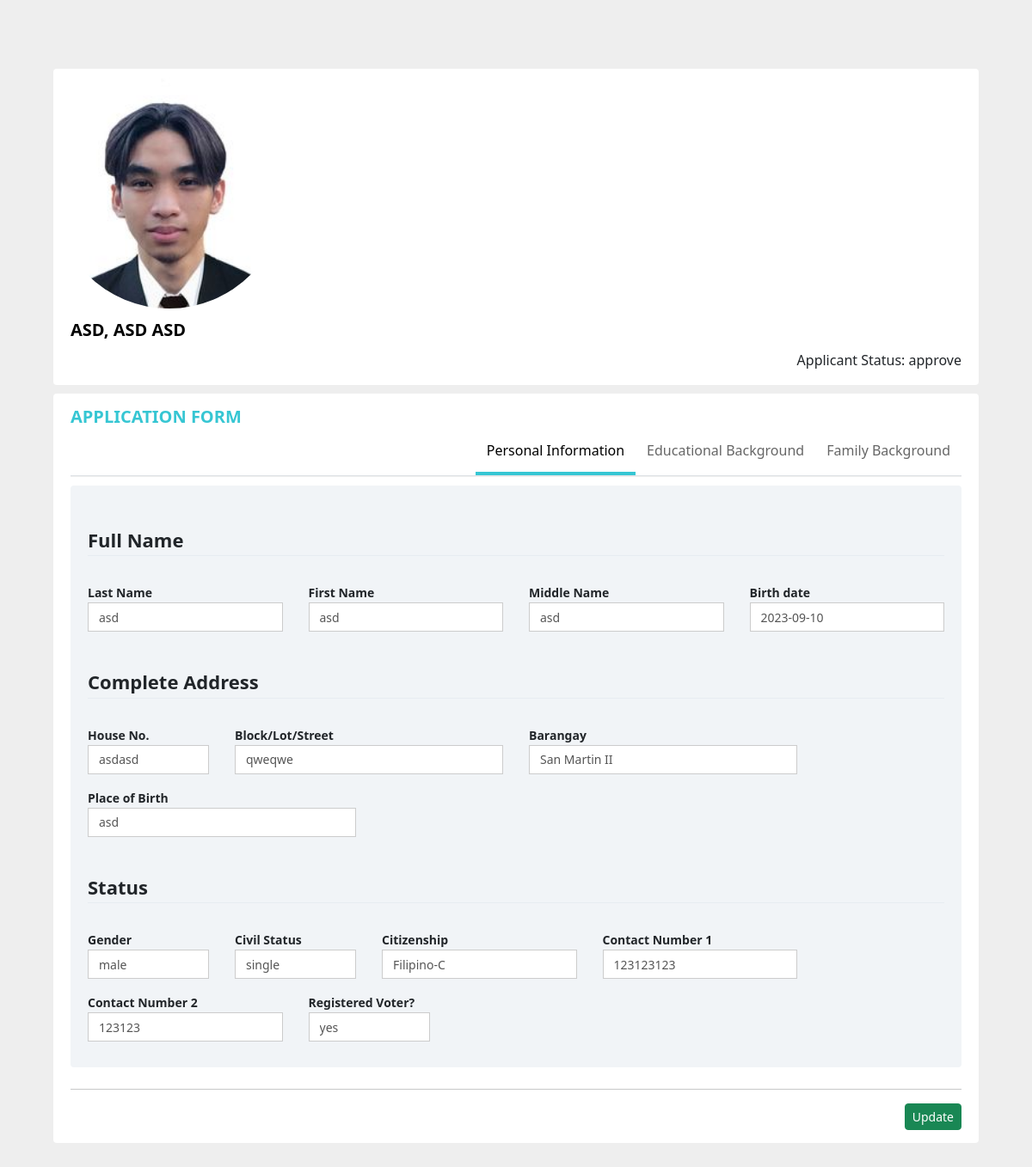
The page /pages/admin/applicantView.php?id=28 on the database its author committed.
### tables this page shows
CREATE TABLE `registration` (
  `applicant_id` int(11) NOT NULL,
  `fullName` varchar(255) NOT NULL,
  `lastName` varchar(50) NOT NULL,
  `firstName` varchar(50) NOT NULL,
  `middleName` varchar(50) NOT NULL,
  `status` varchar(100) DEFAULT NULL,
  `gender` varchar(10) NOT NULL,
  `civilStatus` varchar(10) NOT NULL,
  `voter` varchar(5) NOT NULL,
  `birthDate` date NOT NULL,
  `birthPlace` varchar(100) NOT NULL,
  `citizenship` varchar(10) NOT NULL,
  `fullAddress` varchar(255) NOT NULL,
  `houseAddress` varchar(100) NOT NULL,
  `streetAddress` varchar(100) NOT NULL,
  `barangayAddress` varchar(100) NOT NULL,
  `contactNum1` int(20) NOT NULL,
  `contactNum2` int(20) NOT NULL,
  `2x2Pic` varchar(255) NOT NULL,
  `signaturePic` varchar(255) NOT NULL,
  `schoolName` varchar(100) NOT NULL,
  `schoolAddress` varchar(100) NOT NULL,
  `schoolType` varchar(10) NOT NULL,
  `course` varchar(50) NOT NULL,
  `yearLevel` varchar(50) NOT NULL,
  `fatherName` varchar(100) NOT NULL,
  `fatherStatus` varchar(20) NOT NULL,
  `fatherAddress` varchar(100) NOT NULL,
  `fatherContact` int(20) NOT NULL,
  `fatherOccupation` varchar(50) NOT NULL,
  `fatherEduc` varchar(50) NOT NULL,
  `motherName` varchar(100) NOT NULL,
  `motherStatus` varchar(50) NOT NULL,
  `motherAddress` varchar(100) NOT NULL,
  `motherContact` int(20) NOT NULL,
  `motherOccupation` varchar(50) NOT NULL,
  `motherEduc` varchar(50) NOT NULL,
  `guardianName` varchar(100) NOT NULL,
  `guardianAddress` varchar(100) NOT NULL,
  `guardianContact` int(20) NOT NULL,
  `guardianOccupation` varchar(50) NOT NULL,
  `guardianEduc` varchar(50) NOT NULL,
  `sibling1` varchar(200) NOT NULL,
  `sibling2` varchar(200) NOT NULL,
  `sibling3` varchar(200) NOT NULL,
  `sibling4` varchar(200) NOT NULL,
  `sibling5` varchar(200) NOT NULL,
  `sibling6` varchar(200) NOT NULL,
  `sizeFamily` int(50) NOT NULL,
  `annualGross` int(100) NOT NULL
);

CREATE TABLE `registration_approval` (
  `action_id` int(100) NOT NULL,
  `application_id` int(100) NOT NULL,
  `action_type` varchar(50) NOT NULL,
  `date` datetime NOT NULL DEFAULT current_timestamp()
);

### pages/admin/applicantView.php (the view, shortened to what this page needs)
<?php
include '../include/dbConnection.php';
if (isset($_GET['id'])) {
    $applicantId = $_GET['id'];
    $sql = "SELECT * FROM registration WHERE applicant_id = '$applicantId'";
    $result = mysqli_query($conn, $sql);
    if ($result) {
        if (mysqli_num_rows($result) > 0) {
            $row = mysqli_fetch_assoc($result);
            extract($row);
        } else {
            echo "No row found with the specified ID.";
        }
    } else {
        echo "Error executing the query: " . mysqli_error($conn);
    }
} else {
    echo "No ID parameter found in the URL.";
}
?>
<!DOCTYPE html>
<html lang="en">
<head>
    <link href="https://cdn.jsdelivr.net/npm/bootstrap@5.3.0/dist/css/bootstrap.min.css" rel="stylesheet">
    <link rel="stylesheet" href="../../style/tabbing.css">
</head>
<body>
    <div class="container">
        <div class="profileBar">
            <div class="portlet light profileBar-portlet">
                <div class="profile-pic">
                    <img src="sample2x2.jpg" class="img-responsive">
                </div>
                <div class="profile-usertab">
                    <div class="profile-user-name text-uppercase"><?php echo $fullName ?>
                    </div>
                    <div class="actionBtn">
                        <?php if ($status == 'done') {
                            $status_sql = "SELECT * FROM registration_approval WHERE application_id = '$applicantId'";
                            $status_result = mysqli_query($conn, $status_sql);
                            if ($status_result) {
                                $row = mysqli_fetch_assoc($status_result);
                                if ($row) {
                                    $action = $row['action_type'];
                                    echo "Applicant Status: $action";
                                } else {
                                    echo "No action found for applicant with ID $applicantId";
                                }
                            } else {
                                echo "Error executing the query: " . mysqli_error($conn);
                            }
                        }
                        ?>
                    </div>
                </div>
            </div>
        </div>
        <div class="portlet light">
            <div class="portlet-title tabbable-line">
                <div class="caption caption-md">
                    <span class="caption-name font-color bold text-uppercase">Application Form</span>
                </div>
                <ul class="portletNav nav nav-tabs justify-content-end" id="myTab" role="tablist">
                    <li class="nav-item" role="presentation">
                        <button class="nav-link active" id="person-info" data-bs-toggle="tab" data-bs-target="#personInfo" type="button" role="tab" aria-controls="p-info" aria-selected="true">Personal Information</button>
                    </li>
                    <li class="nav-item" role="presentation">
                        <button class="nav-link" id="educ-bg" data-bs-toggle="tab" data-bs-target="#educBg" type="button" role="tab" aria-controls="e-background" aria-selected="false">Educational Background</button>
                    </li>
                    <li class="nav-item" role="presentation">
                        <button class="nav-link" id="family-bg" data-bs-toggle="tab" data-bs-target="#familyBg" type="button" role="tab" aria-controls="f-background" aria-selected="false">Family Background</button>
                    </li>
                </ul>
            </div>
            <div class="tab-content">
                <div class="tab-pane active" id="personInfo">
                    <form class="profile-form" role="form" autocomplete="on">
                        <div class="portletForm light bg-inverse">
                            <div class="portlet-body form">
                                <h4 class="form-section bold font">Full Name</h4>
                                <div class="row">
                                    <div class="col-md-3 col-sm-4">
                                        <div class="form-group">
                                            <label class="control-label bold font-xs">Last Name</label>
                                            <input type="text" class="form-control" name="l-name" id="l-name" value="<?php echo $lastName ?> " readonly>
                                        </div>
                                    </div>
                                    <div class="col-md-3 col-sm-4">
                                        <div class="form-group">
                                            <label class="control-label bold font-xs">First Name</label>
                                            <input type="text" class="form-control" name="f-name" id="f-name" value="<?php echo $firstName ?> " readonly>
                                        </div>
                                    </div>
                                    <div class="col-md-3 col-sm-4">
                                        <div class="form-group">
                                            <label class="control-label bold font-xs">Middle Name</label>
                                            <input type="text" class="form-control" name="m-name" id="m-name" value="<?php echo $middleName ?> " readonly>
                                        </div>
                                    </div>
                                    <div class="col-md-3">
                                        <div class="form-group">
                                            <label class="control-label bold font-xs">Birth date</label>
                                            <div class="input-group">
                                                <input type="text" class="form-control" name="b-date" id="b-date" value="<?php echo $birthDate ?> " readonly>
                                            </div>
                                        </div>
                                    </div>
                                </div>
                                <h4 class="form-section bold font">Complete Address</h4>
                                <div class="row">
                                    <div class="col-md-2">
                                        <div class="form-group">
                                            <label class="control-label bold font-xs">House No.</label>
                                            <input type="text" class="form-control" name="add-ress" id="add-ress" value="<?php echo $houseAddress ?> " readonly>
                                        </div>
                                    </div>
                                    <div class="col-md-4 col-sm-5">
                                        <div class="form-group">
                                            <label class="control-label bold font-xs">Block/Lot/Street</label>
                                            <input type="text" class="form-control" name="block-lot" id="block-lot" value="<?php echo $streetAddress ?> " readonly>
                                        </div>
                                    </div>
                                    <div class="col-md-4 col-sm-5">
                                        <div class="form-group">
                                            <label class="control-label bold font-xs">Barangay</label>
                                            <input type="text" class="form-control" name="street" id="street" value="<?php echo $barangayAddress ?> " readonly>
                                        </div>
                                    </div>
                                    <div class="col-md-4">
                                        <div class="form-group">
                                            <label class="control-label bold font-xs">Place of Birth</label>
                                            <input type="text" class="form-control" name="place-birth" id="place-birth" value="<?php echo $birthPlace ?> " readonly>
                                        </div>
                                    </div>
                                </div>
                                <h4 class="form-section bold font">Status</h4>
                                <div class="row">
                                    <div class="col-md-2 col-sm-3">
                                        <div class="form-group">
                                            <label class="control-label bold font-xs">Gender</label>
                                            <input type="text" class="form-control" name="place-birth" id="place-birth" value="<?php echo $gender ?> " readonly>
                                        </div>
                                    </div>
                                    <div class="col-md-2 col-sm-3">
                                        <div class="form-group">
                                            <label class="control-label bold font-xs">Civil Status</label>
                                            <input type="text" class="form-control" name="place-birth" id="place-birth" value="<?php echo $civilStatus ?> " readonly>
                                        </div>
                                    </div>
                                    <div class="col-md-3 col-sm-4">
                                        <div class="form-group">
                                            <label class="control-label bold font-xs">Citizenship</label>
                                            <input type="text" class="form-control" name="place-birth" id="place-birth" value="<?php echo $citizenship ?> " readonly>
                                        </div>
                                    </div>
                                    <div class="col-md-3 col-sm-4">
                                        <div class="form-group">
                                            <label class="control-label bold font-xs">Contact Number 1</label>
                                            <input type="text" class="form-control" name="contactNum" id="contactNum" value="<?php echo $contactNum1 ?> " readonly>
                                        </div>
                                    </div>
                                    <div class="col-md-3 col-sm-4">
                                        <div class="form-group">
                                            <label class="control-label bold font-xs">Contact Number 2</label>
                                            <input type="text" class="form-control" name="contactNum2" id="contactNum2" value="<?php echo $contactNum2 ?> " readonly>
                                        </div>
                                    </div>
                                    <div class="col-md-2 col-sm-3">
                                        <div class="form-group">
                                            <label class="control-label bold font-xs">Registered Voter?</label>
                                            <input type="text" class="form-control" name="contactNum2" id="contactNum2" value="<?php echo $voter ?> " readonly>
                                        </div>
                                    </div>
                                </div>
                            </div>
                        </div>
                        <hr class="mb-3 mt-3">
                        <div class="form-actions right">
                            <div class="row">
                                <div class="col-md-12">
                                    <button type="button" style="float: right;" class="btnUpdate-peronalInfo btn btn-success btn-sm">Update</button>
                                </div>
                            </div>
                        </div>
                    </form>
                </div>
            </div>
        </div>
    </div>
</body>
</html>

### rows shown on the page
registration: fullName "ASD, ASD ASD", l-name "asd", f-name "asd", m-name "asd", b-date "2023-09-10", add-ress "asdasd", block-lot "qweqwe", street "San Martin II", place-birth "asd", place-birth "male", place-birth "single", place-birth "Filipino-C", contactNum "123123123", contactNum2 "123123", contactNum2 "yes"
registration_approval: action_type "approve"
